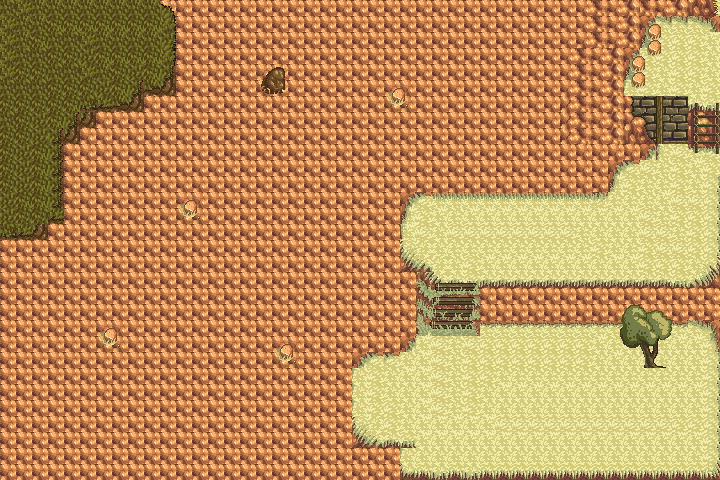

A level layout from a 2D game, rendered from its tile map. Below: a short description, then the map file with tile-grid data replaced by summaries:
An orthogonal 45x30 tile map with 16x16 px tiles, 5 tile layers (Tilelaag 1, Tilelaag 3, Tilelaag 3, Tilelaag 4, ...), 3 tilesets and 1 object.

<map version="1.0" orientation="orthogonal" renderorder="right-down" width="45" height="30" tilewidth="16" tileheight="16" nextobjectid="40">
 <tileset firstgid="1" name="blowharder" tilewidth="16" tileheight="16" tilecount="4408" columns="116">
  <image source="blowharder.png" width="1856" height="608" />
 </tileset>
 <tileset firstgid="4409" name="mountain_landscape" tilewidth="16" tileheight="16" tilecount="1024" columns="32">
  <image source="mountain_landscape.png" width="512" height="512" />
 </tileset>
 <tileset firstgid="5433" name="hyptosis_tile-art-batch-1" tilewidth="16" tileheight="16" tilecount="3600" columns="60">
  <image source="hyptosis_tile-art-batch-1.png" width="960" height="960" />
 </tileset>
 <layer name="Tilelaag 1" width="45" height="30">
  <data>[1350 cells, 1350 non-empty, 1 distinct tile ids]</data>
 </layer>
 <layer name="Tilelaag 3" width="45" height="30">
  <data>[1350 cells, 81 non-empty, 35 distinct tile ids]</data>
 </layer>
 <layer name="Tilelaag 3" width="45" height="30">
  <data>[1350 cells, 12 non-empty, 8 distinct tile ids]</data>
 </layer>
 <layer name="Tilelaag 4" width="45" height="30">
  <data>[1350 cells, 360 non-empty, 39 distinct tile ids]</data>
 </layer>
 <layer name="Tilelaag 5" width="45" height="30">
  <data>[1350 cells, 191 non-empty, 86 distinct tile ids]</data>
 </layer>
 <objectgroup name="collison-layer">
  <object id="38" x="603" y="-35" width="118" height="184" />
 </objectgroup>
</map>
